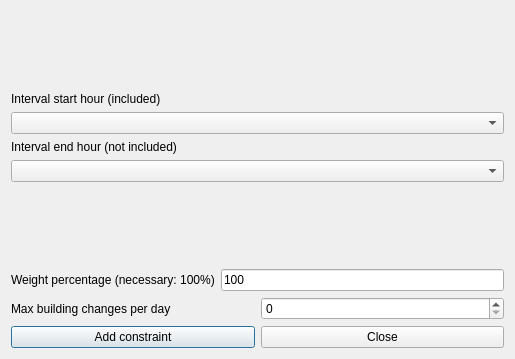
<?xml version="1.0" encoding="UTF-8"?>
<ui version="4.0">
 <class>AddConstraintStudentsMaxBuildingChangesPerRealDayInIntervalForm_template</class>
 <widget class="QDialog" name="AddConstraintStudentsMaxBuildingChangesPerRealDayInIntervalForm_template">
  <property name="geometry">
   <rect>
    <x>0</x>
    <y>0</y>
    <width>514</width>
    <height>359</height>
   </rect>
  </property>
  <property name="windowTitle">
   <string extracomment="This is the title of the dialog to add a new constraint of this type">Add students max building changes per real day in interval</string>
  </property>
  <layout class="QGridLayout" name="gridLayout">
   <item row="0" column="0">
    <spacer name="spacer1">
     <property name="orientation">
      <enum>Qt::Vertical</enum>
     </property>
     <property name="sizeType">
      <enum>QSizePolicy::Expanding</enum>
     </property>
     <property name="sizeHint" stdset="0">
      <size>
       <width>20</width>
       <height>21</height>
      </size>
     </property>
    </spacer>
   </item>
   <item row="3" column="0">
    <spacer name="verticalSpacer">
     <property name="orientation">
      <enum>Qt::Vertical</enum>
     </property>
     <property name="sizeHint" stdset="0">
      <size>
       <width>493</width>
       <height>24</height>
      </size>
     </property>
    </spacer>
   </item>
   <item row="2" column="0">
    <layout class="QVBoxLayout" name="verticalLayout_2">
     <item>
      <widget class="QLabel" name="endTextLabel">
       <property name="frameShape">
        <enum>QFrame::NoFrame</enum>
       </property>
       <property name="frameShadow">
        <enum>QFrame::Plain</enum>
       </property>
       <property name="text">
        <string extracomment="This field refers to a constraint operating on a given hourly interval. The selected start hour of the interval is included (is counted) in the constraint, while the selected end hour of the interval is not included (is not counted) in the constraint.">Interval end hour (not included)</string>
       </property>
       <property name="wordWrap">
        <bool>false</bool>
       </property>
      </widget>
     </item>
     <item>
      <widget class="QComboBox" name="endHourComboBox">
       <property name="editable">
        <bool>false</bool>
       </property>
       <property name="insertPolicy">
        <enum>QComboBox::NoInsert</enum>
       </property>
       <property name="duplicatesEnabled">
        <bool>false</bool>
       </property>
      </widget>
     </item>
    </layout>
   </item>
   <item row="6" column="0">
    <layout class="QHBoxLayout">
     <item>
      <widget class="QPushButton" name="addConstraintPushButton">
       <property name="text">
        <string>Add constraint</string>
       </property>
      </widget>
     </item>
     <item>
      <widget class="QPushButton" name="closePushButton">
       <property name="text">
        <string>Close</string>
       </property>
      </widget>
     </item>
    </layout>
   </item>
   <item row="4" column="0">
    <layout class="QHBoxLayout">
     <item>
      <widget class="QLabel" name="weightTextLabel">
       <property name="frameShape">
        <enum>QFrame::NoFrame</enum>
       </property>
       <property name="frameShadow">
        <enum>QFrame::Plain</enum>
       </property>
       <property name="text">
        <string>Weight percentage (necessary: 100%)</string>
       </property>
       <property name="wordWrap">
        <bool>false</bool>
       </property>
      </widget>
     </item>
     <item>
      <widget class="QLineEdit" name="weightLineEdit">
       <property name="text">
        <string notr="true">100</string>
       </property>
      </widget>
     </item>
    </layout>
   </item>
   <item row="1" column="0">
    <layout class="QVBoxLayout" name="verticalLayout">
     <item>
      <widget class="QLabel" name="startTextLabel">
       <property name="frameShape">
        <enum>QFrame::NoFrame</enum>
       </property>
       <property name="frameShadow">
        <enum>QFrame::Plain</enum>
       </property>
       <property name="text">
        <string extracomment="This field refers to a constraint operating on a given hourly interval. The selected start hour of the interval is included (is counted) in the constraint, while the selected end hour of the interval is not included (is not counted) in the constraint.">Interval start hour (included)</string>
       </property>
       <property name="wordWrap">
        <bool>false</bool>
       </property>
      </widget>
     </item>
     <item>
      <widget class="QComboBox" name="startHourComboBox">
       <property name="editable">
        <bool>false</bool>
       </property>
       <property name="insertPolicy">
        <enum>QComboBox::NoInsert</enum>
       </property>
       <property name="duplicatesEnabled">
        <bool>false</bool>
       </property>
      </widget>
     </item>
    </layout>
   </item>
   <item row="5" column="0">
    <layout class="QHBoxLayout">
     <item>
      <widget class="QLabel" name="textLabel1">
       <property name="text">
        <string>Max building changes per day</string>
       </property>
       <property name="wordWrap">
        <bool>false</bool>
       </property>
      </widget>
     </item>
     <item>
      <widget class="QSpinBox" name="maxChangesSpinBox"/>
     </item>
    </layout>
   </item>
  </layout>
 </widget>
 <layoutdefault spacing="6" margin="11"/>
 <resources/>
 <connections/>
</ui>
